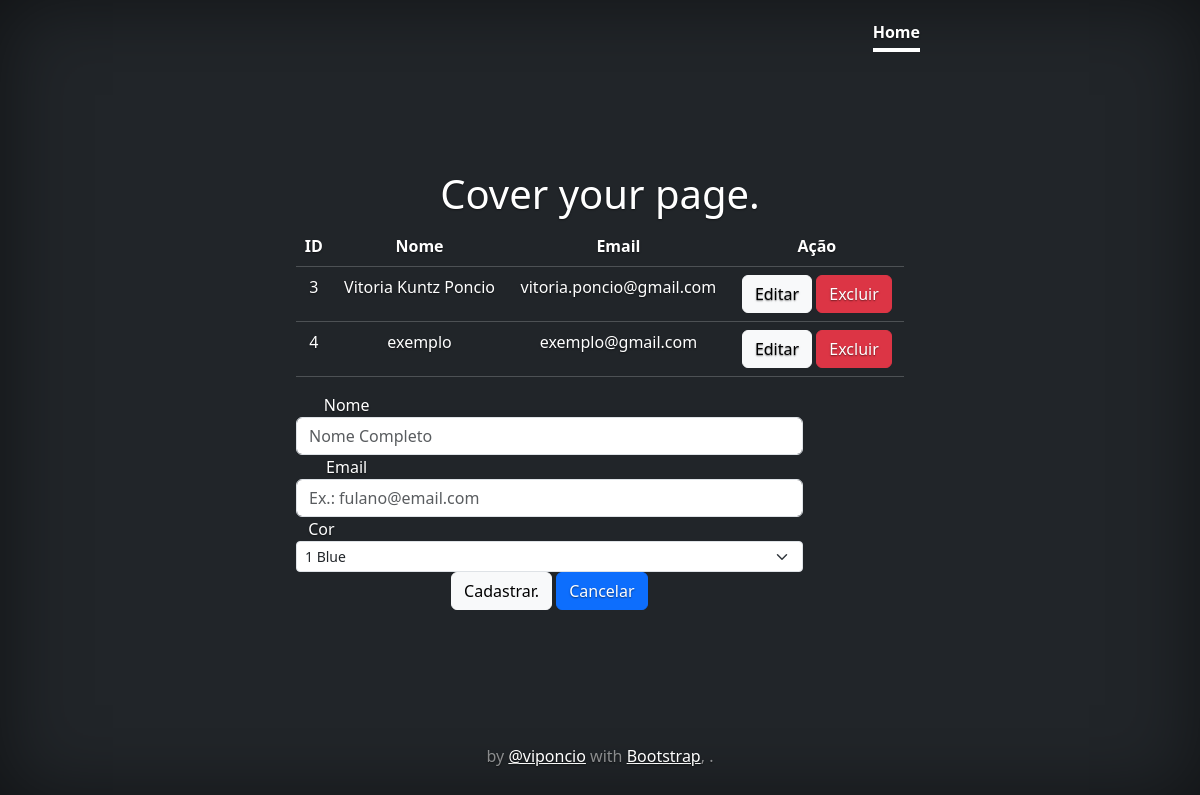
Before: /cadastrarUser.php with the older database file.
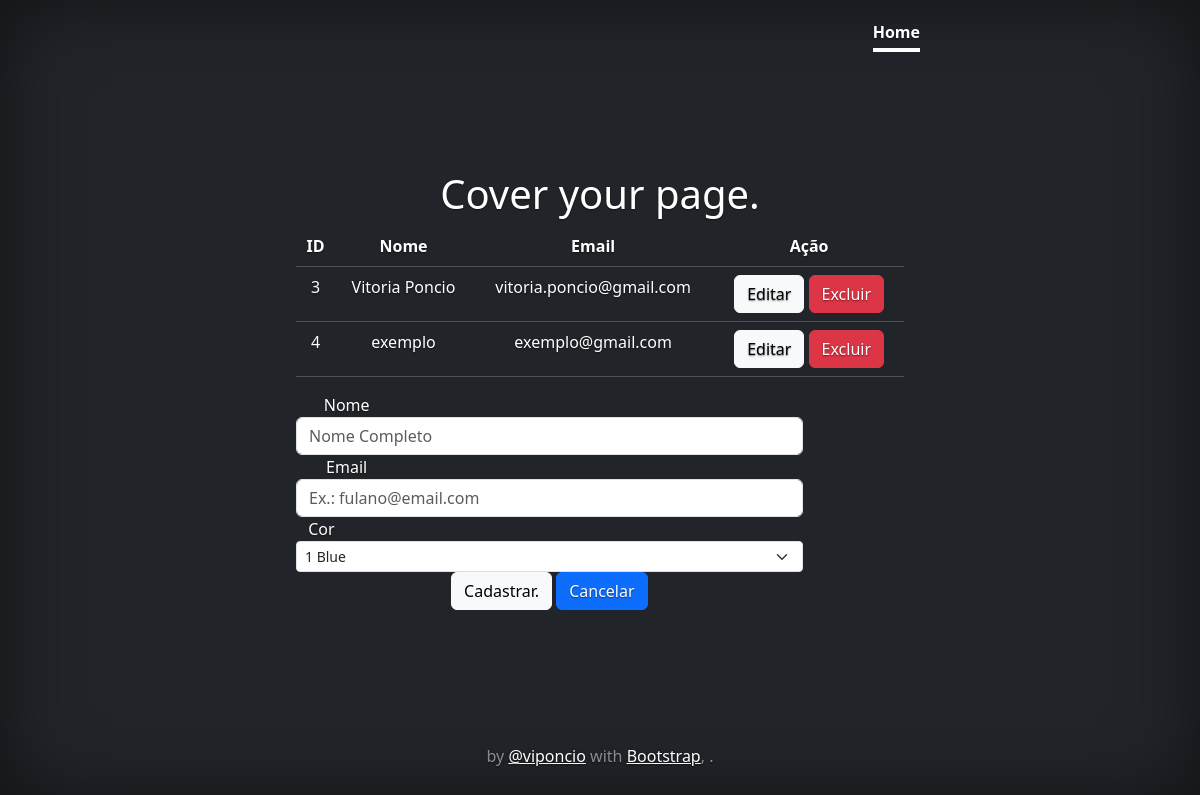
After: the same page with the newer database file.
### tables this page shows
CREATE TABLE users(
    id INTEGER PRIMARY KEY,
    name varchar(100) NOT NULL,
    email varchar(100) NOT NULL
);

### connection.php (called while the page is built, shortened)
<?php
class Connection {
    private $databaseFile;
    private $connection;
    public function __construct()
    {
        $this->databaseFile = realpath(__DIR__ . "/database/db.sqlite");
    }
    private function connect()
    {
        return $this->connection = new PDO("sqlite:{$this->databaseFile}");
    }
    public function getConnection()
    {
        return $this->connection ?: $this->connection = $this->connect();
    }
    public function query($query)
    {
        $result      = $this->getConnection()->query($query);
        $result->setFetchMode(PDO::FETCH_INTO, new stdClass);
        return $result;
    }
}

### cadastrarUser.php (the view, shortened to what the changed rows need)
<!doctype html>
<html lang="en" class="h-100">
<head>
    <link href="https://cdn.jsdelivr.net/npm/bootstrap@5.2.2/dist/css/bootstrap.min.css" rel="stylesheet">
    <link href="../assets/dist/css/bootstrap.min.css" rel="stylesheet">
    <link href="cover.css" rel="stylesheet">
</head>
<body class="d-flex h-100 text-center text-bg-dark">
    <div class="cover-container d-flex w-100 h-100 p-3 mx-auto flex-column">
        <main class="px-3">
            <h1>Cover your page.</h1>
            <?php
            require 'connection.php';
            $connection = new Connection();
            $users = $connection->query("SELECT * FROM users");
            echo "<table class='table'>
      <thead>
    <tr class='table-dark' >
        <th scope='col' class='table-dark' >ID</th>
        <th scope='col' class='table-dark' >Nome</th>
        <th scope='col' class='table-dark' >Email</th>
        <th scope='col' class='table-dark'>Ação</th>
    </tr>
    <thead>
";
            foreach ($users as $user) {
                echo sprintf(
                    "
                    <tbody>
                    <tr class='table-dark'>
                                <td class='table-dark'>%s</td>
                                <td class='table-dark'>%s</td>
                                <td class='table-dark'>%s</td>
                                <td>
                                    <a class='btn btn-light' value='editar' href='editarUser.php?id=" . $user->id . "' role='button'>Editar</a>
                                    <a class='btn btn-danger' value='excluir' href='excluir.php?id=" . $user->id . "' role='button'>Excluir</a>
                                </td>
                             </tr>",
                    $user->id,
                    $user->name,
                    $user->email
                  );
                }
                echo "
                </tbody>
                </table>";
            ?>
        </main>
    </div>
</body>
</html>

Changed rows visible on the page:
changed users: id+name+email "3 Vitoria Kuntz Poncio vitoria.poncio@gmail.com Editar Excluir" → "3 Vitoria Poncio vitoria.poncio@gmail.com Editar Excluir"
